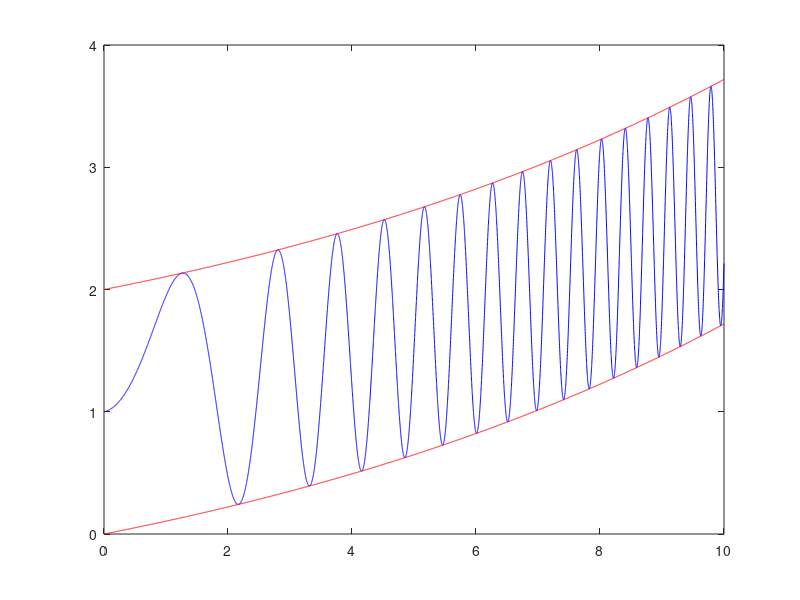

This chart was generated by the following MATLAB code:
x = 0:0.001:10
y = sin(x .^ 2) + e .^ (0.1 * x)
z = 1 + e .^ (0.1 * x)
t = -1 + e .^ (0.1 * x)
plot(x, y, 'b')
hold on
plot(x, z, 'r', x, t, 'r')
